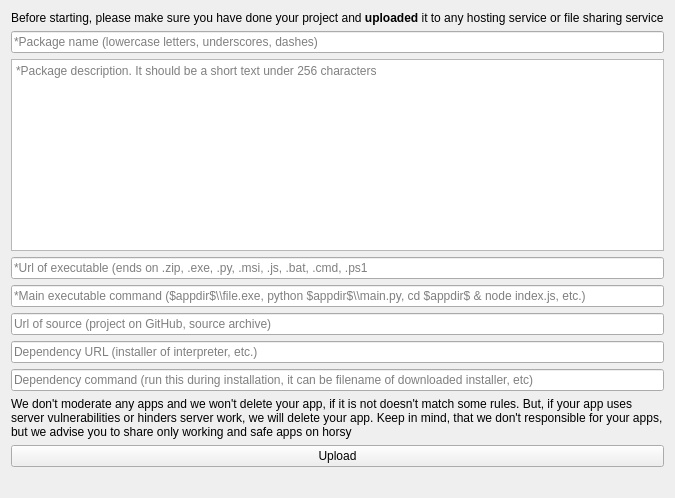
      <widget class="QWidget" name="upload_package_page">
       <layout class="QVBoxLayout" name="verticalLayout_4">
        <item>
         <widget class="QLabel" name="before_uploading_message">
          <property name="text">
           <string>&lt;html&gt;&lt;head/&gt;&lt;body&gt;&lt;p&gt;&lt;span style=&quot; font-size:9pt;&quot;&gt;Before starting, please make sure you have done your project and &lt;/span&gt;&lt;span style=&quot; font-size:9pt; font-weight:600;&quot;&gt;uploaded&lt;/span&gt;&lt;span style=&quot; font-size:9pt;&quot;&gt; it to any hosting service or file sharing service&lt;/span&gt;&lt;/p&gt;&lt;/body&gt;&lt;/html&gt;</string>
          </property>
         </widget>
        </item>
        <item>
         <widget class="QLineEdit" name="new_package_name_box">
          <property name="placeholderText">
           <string>*Package name (lowercase letters, underscores, dashes)</string>
          </property>
         </widget>
        </item>
        <item>
         <widget class="QTextEdit" name="new_package_desc_box">
          <property name="placeholderText">
           <string>*Package description. It should be a short text under 256 characters</string>
          </property>
         </widget>
        </item>
        <item>
         <widget class="QLineEdit" name="new_package_exe_url_box">
          <property name="placeholderText">
           <string>*Url of executable (ends on .zip, .exe, .py, .msi, .js, .bat, .cmd, .ps1</string>
          </property>
         </widget>
        </item>
        <item>
         <widget class="QLineEdit" name="new_package_command_box">
          <property name="placeholderText">
           <string>*Main executable command ($appdir$\\file.exe, python $appdir$\\main.py, cd $appdir$ &amp; node index.js, etc.)</string>
          </property>
         </widget>
        </item>
        <item>
         <widget class="QLineEdit" name="new_package_source_box">
          <property name="placeholderText">
           <string>Url of source (project on GitHub, source archive)</string>
          </property>
         </widget>
        </item>
        <item>
         <widget class="QLineEdit" name="new_package_dep_url_box">
          <property name="placeholderText">
           <string>Dependency URL (installer of interpreter, etc.)</string>
          </property>
         </widget>
        </item>
        <item>
         <widget class="QLineEdit" name="new_package_dep_run_box">
          <property name="placeholderText">
           <string>Dependency command (run this during installation, it can be filename of downloaded installer, etc)</string>
          </property>
         </widget>
        </item>
        <item>
         <widget class="QLabel" name="upload_safety_warning_message">
          <property name="text">
           <string>We don't moderate any apps and we won't delete your app, if it is not doesn't match some rules. But, if your app uses server vulnerabilities or hinders server work, we will delete your app. Keep in mind, that we don't responsible for your apps, but we advise you to share only working and safe apps on horsy</string>
          </property>
          <property name="wordWrap">
           <bool>true</bool>
          </property>
         </widget>
        </item>
        <item>
         <widget class="QPushButton" name="new_package_upload_button">
          <property name="text">
           <string>Upload</string>
          </property>
         </widget>
        </item>
        <item>
         <widget class="QLabel" name="upload_result_label">
          <property name="text">
           <string/>
          </property>
         </widget>
        </item>
       </layout>
      </widget>
